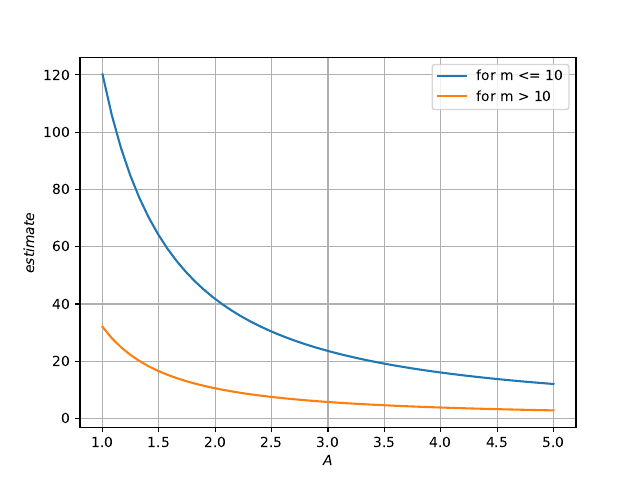

Reproduce this figure in Python.
import numpy as np
import matplotlib.pyplot as plt
import math

x1 = np.loadtxt('frequency.dat', dtype = 'double')
x2 = np.loadtxt('frequency2.dat', dtype = 'double')

A1= []
estimate1 = []
for i in range(0,50):
	A1.append(x1[i])
	
	
for i in range(0,50):
	estimate1.append(x1[i+50])
	
A2= []
estimate2 = []
for i in range(0,50):
	A2.append(x2[i])
	
	
for i in range(0,50):
	estimate2.append(x2[i+50])
	
	


plt.grid(True, which = "both")
plt.plot(A1,estimate1, label= 'for m <= 10')
plt.plot(A2,estimate2, label= 'for m > 10')
plt.ylabel('$estimate$')
plt.xlabel('$A$')
plt.legend()

plt.savefig('frequency.pdf')
plt.savefig('frequency.eps')


plt.show()
